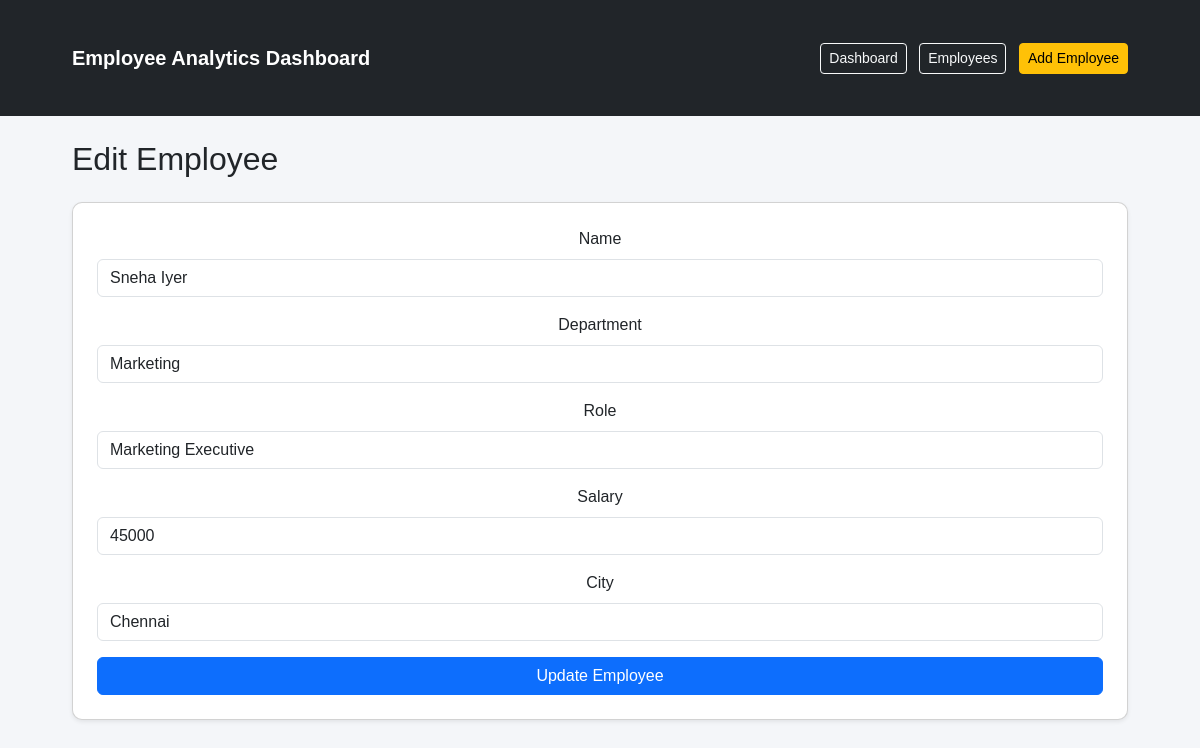
The app's page /edit-employee/4 (signed in) with its own data.
### tables this page shows
CREATE TABLE employees (
    id INTEGER PRIMARY KEY AUTOINCREMENT,
    name TEXT NOT NULL,
    department TEXT NOT NULL,
    role TEXT NOT NULL,
    salary INTEGER NOT NULL,
    city TEXT NOT NULL
);

### app.py (the view)
    def wrapper(*args, **kwargs):
        if "user_id" not in session:
            return redirect(url_for("login"))
        return func(*args, **kwargs)

### app.py (called while the page is built, shortened)
def get_db_connection():
    conn = sqlite3.connect("database.db")
    conn.row_factory = sqlite3.Row
    return conn

def login_required(func):
    def wrapper(*args, **kwargs):
        if "user_id" not in session:
            return redirect(url_for("login"))
        return func(*args, **kwargs)
    wrapper.__name__ = func.__name__
    return wrapper

@app.route("/edit-employee/<int:id>", methods=["GET", "POST"])
@login_required
def edit_employee(id):
    conn = get_db_connection()
    employee = conn.execute("SELECT * FROM employees WHERE id=?", (id,)).fetchone()
    conn.close()
    return render_template("edit_employee.html", employee=employee)

### templates/edit_employee.html
{% extends "base.html" %}
{% block content %}
<h2 class="mb-4">Edit Employee</h2>
<form method="POST" class="card p-4 shadow-sm">
    <div class="mb-3">
        <label class="form-label">Name</label>
        <input type="text" name="name" class="form-control" value="{{ employee.name }}" required>
    </div>
    <div class="mb-3">
        <label class="form-label">Department</label>
        <input type="text" name="department" class="form-control" value="{{ employee.department }}" required>
    </div>
    <div class="mb-3">
        <label class="form-label">Role</label>
        <input type="text" name="role" class="form-control" value="{{ employee.role }}" required>
    </div>
    <div class="mb-3">
        <label class="form-label">Salary</label>
        <input type="number" name="salary" class="form-control" value="{{ employee.salary }}" required>
    </div>
    <div class="mb-3">
        <label class="form-label">City</label>
        <input type="text" name="city" class="form-control" value="{{ employee.city }}" required>
    </div>
    <button type="submit" class="btn btn-primary">Update Employee</button>
</form>
{% endblock %}

### static/style.css (style rules this page uses)
body { font-family: Arial; margin: 0; background: #f4f6f9; }
.card { background: white; padding: 20px; border-radius: 10px; text-align: center; box-shadow: 0 2px 8px rgba(0,0,0,0.1); }

### records on screen
employees: name "Sneha Iyer", department "Marketing", role "Marketing Executive", salary "45000", city "Chennai"
